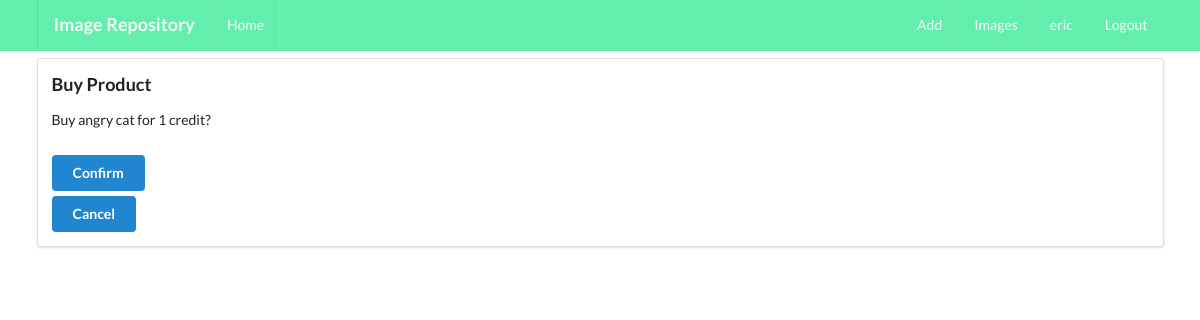
Page /products/2/buy/ (signed in) on the earlier database version.
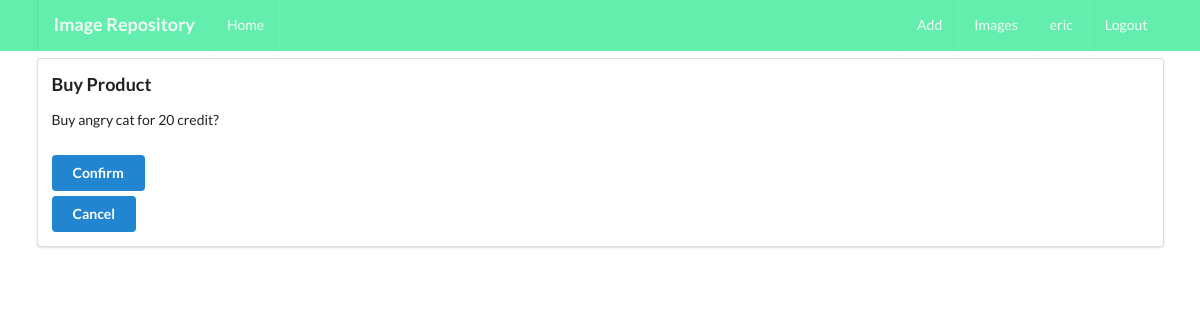
Same page on the later database version.
### products/models.py (models this page shows, shortened)
class Product(models.Model):
    image = models.ImageField(upload_to='products', validators=[FileExtensionValidator(['png', 'jpg', 'jpeg'])])
    name = models.CharField(default='product', max_length = 200)
    description = models.TextField(default="no bio", max_length=300,blank=True)
    tags = models.TextField(default="no bio", max_length=300,blank=True)
    slug = models.SlugField(unique=True, blank=True)
    owner = models.ForeignKey(Profile, on_delete=models.CASCADE, related_name='products')
    owned = 'owned'
    listed = 'listed'
    status_choice = [(owned, 'Owned'), (listed, 'Listed')]
    updated = models.DateTimeField(auto_now=True)
    created= models.DateTimeField(auto_now_add = True)
    price = models.IntegerField(default=1)
    status = models.CharField(max_length = 9,choices = status_choice, default = 1)
    class Meta:
        ordering = ('-created',)

### products/views.py (the view, shortened to what this page needs)
# urls.py: path('<pk>/buy/', ProductBuyView.as_view(), name='product-buy'),
class ProductBuyView(UpdateView):
    form_class = ProductBuyForm
    model = Product
    template_name = 'products/buy.html'
    success_url = reverse_lazy('products:product-buy-success')

### products/templates/products/buy.html (shortened to what this page needs)
{% extends 'base.html' %}
{% block content %}
    <div class= 'ui segment'>
        <h3>Buy Product</h3>
        <form action="" method="POST" class="ui form" enctype="multipart/form-data">
            Buy {{form.instance.name}} for {{form.instance.price}} credit?<br>
            <br>
            <button type ='submit' class ="ui button primary mt-5">Confirm</button>
        </form>
        <a href="/products/" class="item">
            <button class ="ui button primary mt-5">Cancel</button>
        </a>
    </div>
{% endblock content %}

Differences in the rows shown:
changed Product "angry cat": instance.price "1" → "20"
